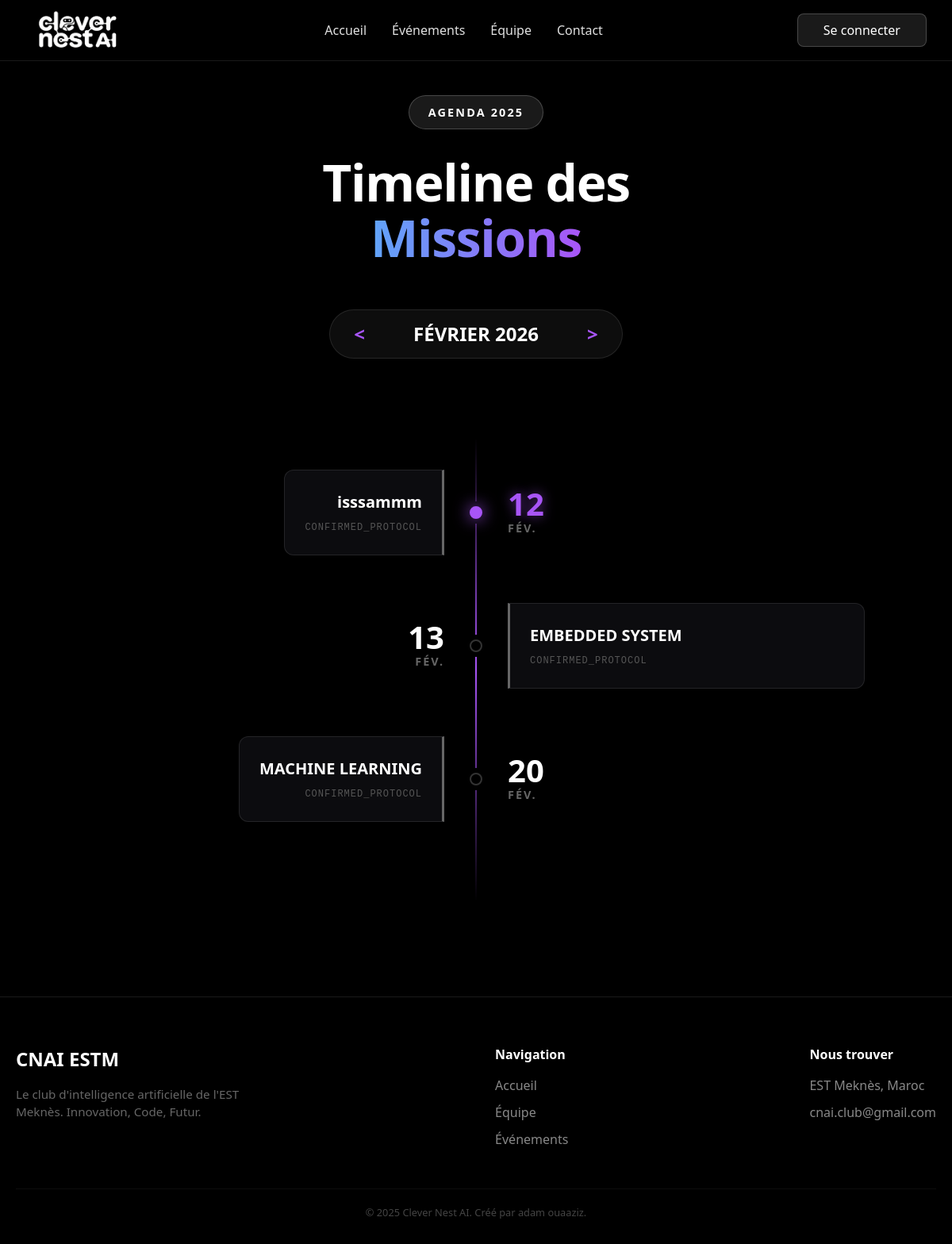
Screenshot of /events/ with the database file from the repository.
### membres/models.py (models this page shows, shortened)
class Evenement(models.Model):
    titre = models.CharField(max_length=200)
    description = models.TextField(blank=True, null=True)
    date_debut = models.DateField()
    nombre_jours = models.IntegerField(default=1)
    lieu = models.CharField(max_length=200)
    points_par_jour = models.IntegerField(default=10)
    created_at = models.DateTimeField(auto_now_add=True)
    actif = models.BooleanField(default=True)
    participants = models.ManyToManyField('Membres', related_name='evenements', blank=True)
    class Meta:
        ordering = ['-date_debut']
        verbose_name = "Événement"
        verbose_name_plural = "Événements"

### membres/views.py (the view)
# urls.py: path('events/', views.events, name='events'),
def events(request):
    return calendar(request)

### membres/views.py (called while the page is built)
def get_is_member(request):
    return request.user.is_authenticated or 'membre_id' in request.session

### membres/templates/membres/calendar.html (shortened to what this page needs)
{% extends 'membres/base.html' %}
{% load static %}
{% block content %}
<div class="black-header">
    <div class="animate-fade-up">
        <div class="badge-container">
            <span class="season-badge">Agenda 2025</span>
        </div>
        <h1 class="hero-title">
            Timeline des <br>
            <span class="gradient-text">Missions</span>
        </h1>
        <div class="month-navigator animate-fade-up" style="animation-delay: 0.1s;">
            <a href="?year={{ prev_year }}&month={{ prev_month }}#timeline" class="nav-arrow">&lt;</a>
            <h2 class="current-month">{{ current_month_name }} {{ current_year }}</h2>
            <a href="?year={{ next_year }}&month={{ next_month }}#timeline" class="nav-arrow">&gt;</a>
        </div>
    </div>
</div>
<section class="timeline-section" id="timeline">
    <div class="timeline-container">
        <div class="timeline-line"></div>
        {% for day_info in days %}
            {% if day_info.events %}
                <div class="timeline-item animate-fade-up">
                    <div class="timeline-date {% if day_info.is_today %}is-today-date{% endif %}">
                        <span class="date-day">{{ day_info.day_number }}</span>
                        <span class="date-month">{{ current_month_name|slice:":3" }}.</span>
                    </div>
                    <div class="timeline-dot {% if day_info.is_today %}is-today-dot{% endif %}"></div>
                    <div class="timeline-content">
                        {% for event in day_info.events %}
                            <div class="event-card-cyber {{ event.css_class }}">
                                <h3 class="event-title">{{ event.title }}</h3>
                                <p class="event-status">CONFIRMED_PROTOCOL</p>
                            </div>
                        {% endfor %}
                    </div>
                </div>
            {% endif %}
        {% endfor %}
    </div>
</section>
{% endblock %}

### membres/static/membres/css/hero.css (style rules this page uses)
.badge-container { margin-bottom: 2rem; }
.season-badge { display: inline-block; padding: 0.6rem 1.5rem; border: 1px solid rgba(255, 255, 255, 0.2); background: rgba(255, 255, 255, 0.1); backdrop-filter: blur(8px); border-radius: 9999px; color: #ffffff; font-size: 0.9rem; font-weight: 700; text-transform: uppercase; letter-spacing: 0.15em; }
.hero-title { font-size: 4rem; font-weight: 800; color: white; line-height: 1.1; margin-bottom: 1.5rem; letter-spacing: -0.02em; }
.gradient-text { background: linear-gradient(to right, #60a5fa, #a855f7); -webkit-background-clip: text; background-clip: text; color: transparent; }
.animate-fade-up { opacity: 0; animation: fadeInUp 1s ease-out forwards; }
.bg-blue { background: rgba(96, 165, 250, 0.2); border: 1px solid rgba(96, 165, 250, 0.5); color: #93c5fd; }
.timeline-section { background: #000000; padding: 60px 20px 120px 20px; position: relative; overflow: hidden; }
.timeline-container { max-width: 1000px; margin: 0 auto; position: relative; padding: 40px 0; }
.black-header { background-color: #000000; padding: 120px 20px 40px 20px; text-align: center; }
.month-navigator { display: inline-flex; align-items: center; justify-content: center; gap: 30px; margin-top: 30px; background: rgba(255, 255, 255, 0.05); padding: 12px 30px; border-radius: 50px; border: 1px solid rgba(255,255,255,0.1); backdrop-filter: blur(10px); }
.current-month { font-size: 1.5rem; font-weight: 700; color: white; margin: 0; text-transform: uppercase; min-width: 220px; text-align: center; }
.nav-arrow { color: #a855f7; font-size: 1.5rem; font-weight: bold; text-decoration: none; transition: transform 0.2s; display: flex; align-items: center; }
.timeline-line { position: absolute; left: 50%; transform: translateX(-50%); top: 0; bottom: 0; width: 2px; background: linear-gradient(to bottom, transparent, #a855f7, transparent); z-index: 0; }
.timeline-item { display: flex; justify-content: center; align-items: center; margin-bottom: 60px; position: relative; z-index: 1; width: 100%; }
.timeline-item:nth-child(odd) { flex-direction: row; }
.timeline-item:nth-child(odd) .timeline-content { text-align: left; margin-left: 40px; }
.timeline-item:nth-child(odd) .timeline-date { text-align: right; margin-right: 40px; align-items: flex-end; }
.timeline-item:nth-child(even) { flex-direction: row-reverse; }
.timeline-item:nth-child(even) .timeline-content { text-align: right; margin-right: 40px; align-items: flex-end; }
.timeline-item:nth-child(even) .event-card-cyber { border-left: 1px solid rgba(255,255,255,0.1); border-right: 3px solid #666; border-radius: 12px 0 0 12px; }
.timeline-item:nth-child(even) .timeline-date { text-align: left; margin-left: 40px; align-items: flex-start; }
.timeline-date, .timeline-content { width: 45%; position: relative; }
.timeline-date { display: flex; flex-direction: column; justify-content: center; }
.date-day { font-size: 2.5rem; font-weight: 800; color: white; line-height: 1; }
.date-month { font-size: 0.9rem; color: #666; text-transform: uppercase; font-weight: 600; letter-spacing: 2px; }
.timeline-date.is-today-date .date-day { color: #a855f7; text-shadow: 0 0 15px rgba(168, 85, 247, 0.6); }
.timeline-dot { width: 16px; height: 16px; background: #000; border: 2px solid #333; border-radius: 50%; position: absolute; left: 50%; top: 50%; transform: translate(-50%, -50%); z-index: 2; box-shadow: 0 0 0 6px #000; }
.timeline-dot.is-today-dot { border-color: #a855f7; background: #a855f7; box-shadow: 0 0 20px #a855f7, 0 0 0 6px #000; }
.timeline-content { display: flex; flex-direction: column; gap: 15px; }
.event-card-cyber { background: rgba(20, 20, 25, 0.6); border: 1px solid rgba(255, 255, 255, 0.1); border-left: 3px solid #666; padding: 25px; border-radius: 0 12px 12px 0; transition: all 0.3s ease; backdrop-filter: blur(5px); }
.event-title { color: white; font-size: 1.25rem; margin: 0 0 8px 0; font-weight: 700; }
.event-status { color: #555; font-size: 0.75rem; font-family: 'Courier New', monospace; letter-spacing: 1px; margin: 0; }

### membres/static/membres/css/navbar.css (style rules this page uses)
* { margin: 0; padding: 0; box-sizing: border-box; }

### membres/templates/membres/base.html (style rules this page uses)
body { background: radial-gradient(circle at top left, #1a1a2e, #000000 60%); min-height: 100vh; }

### rows the page displays
Evenement: title "isssammm"
Evenement: title "EMBEDDED SYSTEM"
Evenement: title "MACHINE LEARNING"

### other values shown
{{ current_month_name }} "FÉVRIER"
{{ current_year }} "2026"
{{ day_info.day_number }} "12" "13" "20"
{{ current_month_name|slice:":3" }} "FÉV" "FÉV" "FÉV"
